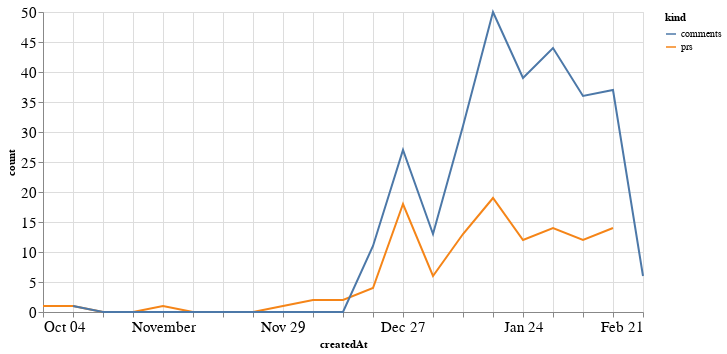

This figure's notebook cell:
### Code cell
alt.Chart(total_time, width=600).mark_line().encode(
    x='createdAt',
    y='count',
    color='kind'
)

### Figure 1 — Vega-Lite specification as saved in the notebook (floating-point values rounded to 4 significant figures)
{"config": {"axisLeft": {"labelFontSize": 15}, "axisBottom": {"labelFontSize": 15}}, "data": {"name": "data-6602ae5d706d888bb683f9696ff26300"}, "mark": "line", "encoding": {"color": {"type": "nominal", "field": "kind"}, "x": {"type": "temporal", "field": "createdAt"}, "y": {"type": "quantitative", "field": "count"}}, "width": 600, "$schema": "https://vega.github.io/schema/vega-lite/v4.8.1.json", "datasets": {"data-6602ae5d706d888bb683f9696ff26300": [{"createdAt": "2020-10-04T00:00:00", "kind": "prs", "count": 1.0}, {"createdAt": "2020-10-11T00:00:00", "kind": "prs", "count": 1.0}, {"createdAt": "2020-10-18T00:00:00", "kind": "prs", "count": 0.0}, {"createdAt": "2020-10-25T00:00:00", "kind": "prs", "count": 0.0}, {"createdAt": "2020-11-01T00:00:00", "kind": "prs", "count": 1.0}, {"createdAt": "2020-11-08T00:00:00", "kind": "prs", "count": 0.0}, {"createdAt": "2020-11-15T00:00:00", "kind": "prs", "count": 0.0}, {"createdAt": "2020-11-22T00:00:00", "kind": "prs", "count": 0.0}, {"createdAt": "2020-11-29T00:00:00", "kind": "prs", "count": 1.0}, {"createdAt": "2020-12-06T00:00:00", "kind": "prs", "count": 2.0}, {"createdAt": "2020-12-13T00:00:00", "kind": "prs", "count": 2.0}, {"createdAt": "2020-12-20T00:00:00", "kind": "prs", "count": 4.0}, {"createdAt": "2020-12-27T00:00:00", "kind": "prs", "count": 18.0}, {"createdAt": "2021-01-03T00:00:00", "kind": "prs", "count": 6.0}, {"createdAt": "2021-01-10T00:00:00", "kind": "prs", "count": 13.0}, {"createdAt": "2021-01-17T00:00:00", "kind": "prs", "count": 19.0}, {"createdAt": "2021-01-24T00:00:00", "kind": "prs", "count": 12.0}, {"createdAt": "2021-01-31T00:00:00", "kind": "prs", "count": 14.0}, {"createdAt": "2021-02-07T00:00:00", "kind": "prs", "count": 12.0}, {"createdAt": "2021-02-14T00:00:00", "kind": "prs", "count": 14.0}, {"createdAt": "2021-02-21T00:00:00", "kind": "prs", "count": null}, {"createdAt": "2020-10-04T00:00:00", "kind": "comments", "count": null}, {"createdAt": "2020-10-11T00:00:00", "kind": "comments", "count": 1.0}, {"createdAt": "2020-10-18T00:00:00", "kind": "comments", "count": 0.0}, {"createdAt": "2020-10-25T00:00:00", "kind": "comments", "count": 0.0}, {"createdAt": "2020-11-01T00:00:00", "kind": "comments", "count": 0.0}, {"createdAt": "2020-11-08T00:00:00", "kind": "comments", "count": 0.0}, {"createdAt": "2020-11-15T00:00:00", "kind": "comments", "count": 0.0}, {"createdAt": "2020-11-22T00:00:00", "kind": "comments", "count": 0.0}, {"createdAt": "2020-11-29T00:00:00", "kind": "comments", "count": 0.0}, {"createdAt": "2020-12-06T00:00:00", "kind": "comments", "count": 0.0}, {"createdAt": "2020-12-13T00:00:00", "kind": "comments", "count": 0.0}, {"createdAt": "2020-12-20T00:00:00", "kind": "comments", "count": 11.0}, {"createdAt": "2020-12-27T00:00:00", "kind": "comments", "count": 27.0}, {"createdAt": "2021-01-03T00:00:00", "kind": "comments", "count": 13.0}, {"createdAt": "2021-01-10T00:00:00", "kind": "comments", "count": 31.0}, {"createdAt": "2021-01-17T00:00:00", "kind": "comments", "count": 50.0}, {"createdAt": "2021-01-24T00:00:00", "kind": "comments", "count": 39.0}, {"createdAt": "2021-01-31T00:00:00", "kind": "comments", "count": 44.0}, {"createdAt": "2021-02-07T00:00:00", "kind": "comments", "count": 36.0}, {"createdAt": "2021-02-14T00:00:00", "kind": "comments", "count": 37.0}, {"createdAt": "2021-02-21T00:00:00", "kind": "comments", "count": 6.0}]}}
